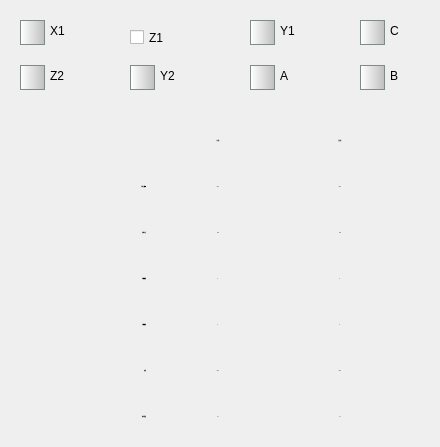
     <widget class="QWidget" name="tabPortCustomize_2">
      <attribute name="title">
       <string>伺服</string>
      </attribute>
      <widget class="QCheckBox" name="cb1_9">
       <property name="geometry">
        <rect>
         <x>130</x>
         <y>20</y>
         <width>70</width>
         <height>35</height>
        </rect>
       </property>
       <property name="minimumSize">
        <size>
         <width>70</width>
         <height>35</height>
        </size>
       </property>
       <property name="maximumSize">
        <size>
         <width>70</width>
         <height>35</height>
        </size>
       </property>
       <property name="styleSheet">
        <string notr="true"/>
       </property>
       <property name="text">
        <string>Z1</string>
       </property>
       <property name="iconSize">
        <size>
         <width>10</width>
         <height>10</height>
        </size>
       </property>
      </widget>
      <widget class="QCheckBox" name="cb1_10">
       <property name="geometry">
        <rect>
         <x>250</x>
         <y>20</y>
         <width>25</width>
         <height>25</height>
        </rect>
       </property>
       <property name="minimumSize">
        <size>
         <width>25</width>
         <height>25</height>
        </size>
       </property>
       <property name="maximumSize">
        <size>
         <width>25</width>
         <height>25</height>
        </size>
       </property>
       <property name="styleSheet">
        <string notr="true">
QCheckBox::indicator {
		width:23px; height: 23px;
        background-color: qlineargradient(x1 : 0, y1 : 0, x2 : 1, y2 : 0,stop : 0 #FFFFFF, stop: 1 #C0C0C0); 
    }
QCheckBox::indicator:checked {
background-color: qlineargradient(x1 : 0, y1 : 0, x2 : 1, y2 : 0,stop : 0 #F8F8FF, stop: 1 #1E90FF); 
        image: url(:/images/check_mark1.png);
        border-image: none;
    }
QCheckBox{
border: 1px solid #808A87;
}</string>
       </property>
       <property name="text">
        <string/>
       </property>
       <property name="iconSize">
        <size>
         <width>10</width>
         <height>10</height>
        </size>
       </property>
      </widget>
      <widget class="QCheckBox" name="cb1_11">
       <property name="geometry">
        <rect>
         <x>130</x>
         <y>65</y>
         <width>25</width>
         <height>25</height>
        </rect>
       </property>
       <property name="minimumSize">
        <size>
         <width>25</width>
         <height>25</height>
        </size>
       </property>
       <property name="maximumSize">
        <size>
         <width>25</width>
         <height>25</height>
        </size>
       </property>
       <property name="styleSheet">
        <string notr="true">
QCheckBox::indicator {
		width:23px; height: 23px;
        background-color: qlineargradient(x1 : 0, y1 : 0, x2 : 1, y2 : 0,stop : 0 #FFFFFF, stop: 1 #C0C0C0); 
    }
QCheckBox::indicator:checked {
background-color: qlineargradient(x1 : 0, y1 : 0, x2 : 1, y2 : 0,stop : 0 #F8F8FF, stop: 1 #1E90FF); 
        image: url(:/images/check_mark1.png);
        border-image: none;
    }
QCheckBox{
border: 1px solid #808A87;
}</string>
       </property>
       <property name="text">
        <string/>
       </property>
       <property name="iconSize">
        <size>
         <width>10</width>
         <height>10</height>
        </size>
       </property>
      </widget>
      <widget class="QWidget" name="gridLayoutWidget_28">
       <property name="geometry">
        <rect>
         <x>10</x>
         <y>120</y>
         <width>397</width>
         <height>318</height>
        </rect>
       </property>
       <layout class="QGridLayout" name="gridLayout_28" rowstretch="0,0,0,0,0,0,0" columnstretch="0,0,0">
        <item row="5" column="0">
         <widget class="QLabel" name="label_428">
          <property name="minimumSize">
           <size>
            <width>120</width>
            <height>40</height>
           </size>
          </property>
          <property name="maximumSize">
           <size>
            <width>120</width>
            <height>40</height>
           </size>
          </property>
          <property name="font">
           <font>
            <family>SimSun</family>
            <pointsize>-1</pointsize>
           </font>
          </property>
          <property name="autoFillBackground">
           <bool>false</bool>
          </property>
          <property name="frameShadow">
           <enum>QFrame::Plain</enum>
          </property>
          <property name="text">
           <string>转矩</string>
          </property>
          <property name="scaledContents">
           <bool>true</bool>
          </property>
          <property name="alignment">
           <set>Qt::AlignRight|Qt::AlignTrailing|Qt::AlignVCenter</set>
          </property>
         </widget>
        </item>
        <item row="0" column="1">
         <widget class="QLabel" name="label_429">
          <property name="minimumSize">
           <size>
            <width>100</width>
            <height>40</height>
           </size>
          </property>
          <property name="maximumSize">
           <size>
            <width>100</width>
            <height>40</height>
           </size>
          </property>
          <property name="font">
           <font>
            <family>SimSun</family>
            <pointsize>-1</pointsize>
           </font>
          </property>
          <property name="frameShadow">
           <enum>QFrame::Plain</enum>
          </property>
          <property name="text">
           <string>实时值</string>
          </property>
          <property name="alignment">
           <set>Qt::AlignCenter</set>
          </property>
         </widget>
        </item>
        <item row="1" column="0">
         <widget class="QLabel" name="label_430">
          <property name="minimumSize">
           <size>
            <width>120</width>
            <height>40</height>
           </size>
          </property>
          <property name="maximumSize">
           <size>
            <width>120</width>
            <height>40</height>
           </size>
          </property>
          <property name="font">
           <font>
            <family>SimSun</family>
            <pointsize>-1</pointsize>
           </font>
          </property>
          <property name="autoFillBackground">
           <bool>false</bool>
          </property>
          <property name="frameShadow">
           <enum>QFrame::Plain</enum>
          </property>
          <property name="text">
           <string>平均负载率</string>
          </property>
          <property name="scaledContents">
           <bool>true</bool>
          </property>
          <property name="alignment">
           <set>Qt::AlignRight|Qt::AlignTrailing|Qt::AlignVCenter</set>
          </property>
         </widget>
        </item>
        <item row="4" column="0">
         <widget class="QLabel" name="label_431">
          <property name="minimumSize">
           <size>
            <width>120</width>
            <height>40</height>
           </size>
          </property>
          <property name="maximumSize">
           <size>
            <width>120</width>
            <height>40</height>
           </size>
          </property>
          <property name="font">
           <font>
            <family>SimSun</family>
            <pointsize>-1</pointsize>
           </font>
          </property>
          <property name="autoFillBackground">
           <bool>false</bool>
          </property>
          <property name="frameShadow">
           <enum>QFrame::Plain</enum>
          </property>
          <property name="text">
           <string>多圈数据</string>
          </property>
          <property name="scaledContents">
           <bool>true</bool>
          </property>
          <property name="alignment">
           <set>Qt::AlignRight|Qt::AlignTrailing|Qt::AlignVCenter</set>
          </property>
         </widget>
        </item>
        <item row="6" column="0">
         <widget class="QLabel" name="label_432">
          <property name="minimumSize">
           <size>
            <width>120</width>
            <height>40</height>
           </size>
          </property>
          <property name="maximumSize">
           <size>
            <width>120</width>
            <height>40</height>
           </size>
          </property>
          <property name="font">
           <font>
            <family>SimSun</family>
            <pointsize>-1</pointsize>
           </font>
          </property>
          <property name="autoFillBackground">
           <bool>false</bool>
          </property>
          <property name="frameShadow">
           <enum>QFrame::Plain</enum>
          </property>
          <property name="text">
           <string>驱动温度</string>
          </property>
          <property name="scaledContents">
           <bool>true</bool>
          </property>
          <property name="alignment">
           <set>Qt::AlignRight|Qt::AlignTrailing|Qt::AlignVCenter</set>
          </property>
         </widget>
        </item>
        <item row="2" column="0">
         <widget class="QLabel" name="label_433">
          <property name="minimumSize">
           <size>
            <width>120</width>
            <height>40</height>
           </size>
          </property>
          <property name="maximumSize">
           <size>
            <width>120</width>
            <height>40</height>
           </size>
          </property>
          <property name="font">
           <font>
            <family>SimSun</family>
            <pointsize>-1</pointsize>
           </font>
          </property>
          <property name="autoFillBackground">
           <bool>false</bool>
          </property>
          <property name="frameShadow">
           <enum>QFrame::Plain</enum>
          </property>
          <property name="text">
           <string>母线电压</string>
          </property>
          <property name="scaledContents">
           <bool>true</bool>
          </property>
          <property name="alignment">
           <set>Qt::AlignRight|Qt::AlignTrailing|Qt::AlignVCenter</set>
          </property>
         </widget>
        </item>
        <item row="3" column="0">
         <widget class="QLabel" name="label_434">
          <property name="minimumSize">
           <size>
            <width>120</width>
            <height>40</height>
           </size>
          </property>
          <property name="maximumSize">
           <size>
            <width>120</width>
            <height>40</height>
           </size>
          </property>
          <property name="font">
           <font>
            <family>SimSun</family>
            <pointsize>-1</pointsize>
           </font>
          </property>
          <property name="autoFillBackground">
           <bool>false</bool>
          </property>
          <property name="frameShadow">
           <enum>QFrame::Plain</enum>
          </property>
          <property name="text">
           <string>单圈数据</string>
          </property>
          <property name="scaledContents">
           <bool>true</bool>
          </property>
          <property name="alignment">
           <set>Qt::AlignRight|Qt::AlignTrailing|Qt::AlignVCenter</set>
          </property>
         </widget>
        </item>
        <item row="0" column="2">
         <widget class="QLabel" name="label_435">
          <property name="minimumSize">
           <size>
            <width>100</width>
            <height>40</height>
           </size>
          </property>
          <property name="maximumSize">
           <size>
            <width>100</width>
            <height>40</height>
           </size>
          </property>
          <property name="font">
           <font>
            <family>SimSun</family>
            <pointsize>-1</pointsize>
           </font>
          </property>
          <property name="frameShadow">
           <enum>QFrame::Plain</enum>
          </property>
          <property name="text">
           <string>最大值</string>
          </property>
          <property name="alignment">
           <set>Qt::AlignCenter</set>
          </property>
         </widget>
        </item>
        <item row="1" column="1">
         <widget class="QLabel" name="label_436">
          <property name="minimumSize">
           <size>
            <width>100</width>
            <height>40</height>
           </size>
          </property>
          <property name="maximumSize">
           <size>
            <width>100</width>
            <height>40</height>
           </size>
          </property>
          <property name="font">
           <font>
            <family>SimSun</family>
            <pointsize>-1</pointsize>
           </font>
          </property>
          <property name="frameShadow">
           <enum>QFrame::Plain</enum>
          </property>
          <property name="text">
           <string>0.0%</string>
          </property>
          <property name="alignment">
           <set>Qt::AlignCenter</set>
          </property>
         </widget>
        </item>
        <item row="1" column="2">
         <widget class="QLabel" name="label_437">
          <property name="minimumSize">
           <size>
            <width>100</width>
            <height>40</height>
           </size>
          </property>
          <property name="maximumSize">
           <size>
            <width>100</width>
            <height>40</height>
           </size>
          </property>
          <property name="font">
           <font>
            <family>SimSun</family>
            <pointsize>-1</pointsize>
           </font>
          </property>
          <property name="frameShadow">
           <enum>QFrame::Plain</enum>
          </property>
          <property name="text">
           <string>0.0%</string>
          </property>
          <property name="alignment">
           <set>Qt::AlignCenter</set>
          </property>
         </widget>
        </item>
        <item row="5" column="1">
         <widget class="QLabel" name="label_438">
          <property name="minimumSize">
           <size>
            <width>100</width>
            <height>40</height>
           </size>
          </property>
          <property name="maximumSize">
           <size>
            <width>100</width>
            <height>40</height>
           </size>
          </property>
          <property name="font">
           <font>
            <family>SimSun</family>
            <pointsize>-1</pointsize>
           </font>
          </property>
          <property name="frameShadow">
           <enum>QFrame::Plain</enum>
          </property>
          <property name="text">
           <string>0.0%</string>
          </property>
          <property name="alignment">
           <set>Qt::AlignCenter</set>
          </property>
         </widget>
        </item>
        <item row="5" column="2">
         <widget class="QLabel" name="label_439">
          <property name="minimumSize">
           <size>
            <width>100</width>
            <height>40</height>
           </size>
          </property>
          <property name="maximumSize">
           <size>
            <width>100</width>
            <height>40</height>
           </size>
          </property>
          <property name="font">
           <font>
            <family>SimSun</family>
            <pointsize>-1</pointsize>
           </font>
          </property>
          <property name="frameShadow">
           <enum>QFrame::Plain</enum>
          </property>
          <property name="text">
           <string>0.0%</string>
          </property>
          <property name="alignment">
           <set>Qt::AlignCenter</set>
          </property>
         </widget>
        </item>
        <item row="2" column="1">
         <widget class="QLabel" name="label_440">
          <property name="minimumSize">
           <size>
            <width>100</width>
            <height>40</height>
           </size>
          </property>
          <property name="maximumSize">
           <size>
            <width>100</width>
            <height>40</height>
           </size>
          </property>
          <property name="font">
           <font>
            <family>SimSun</family>
            <pointsize>-1</pointsize>
           </font>
          </property>
          <property name="frameShadow">
           <enum>QFrame::Plain</enum>
          </property>
          <property name="text">
           <string>0.0V</string>
          </property>
          <property name="alignment">
           <set>Qt::AlignCenter</set>
          </property>
         </widget>
        </item>
        <item row="2" column="2">
         <widget class="QLabel" name="label_441">
          <property name="minimumSize">
           <size>
            <width>100</width>
            <height>40</height>
           </size>
          </property>
          <property name="maximumSize">
           <size>
            <width>100</width>
            <height>40</height>
           </size>
          </property>
          <property name="font">
           <font>
            <family>SimSun</family>
            <pointsize>-1</pointsize>
           </font>
          </property>
          <property name="frameShadow">
           <enum>QFrame::Plain</enum>
          </property>
          <property name="text">
           <string>0.0V</string>
          </property>
          <property name="alignment">
           <set>Qt::AlignCenter</set>
          </property>
         </widget>
        </item>
        <item row="6" column="1">
         <widget class="QLabel" name="label_442">
          <property name="minimumSize">
           <size>
            <width>100</width>
            <height>40</height>
           </size>
          </property>
          <property name="maximumSize">
           <size>
            <width>100</width>
            <height>40</height>
           </size>
          </property>
          <property name="font">
           <font>
            <family>SimSun</family>
            <pointsize>-1</pointsize>
           </font>
          </property>
          <property name="frameShadow">
           <enum>QFrame::Plain</enum>
          </property>
          <property name="text">
           <string>0℃</string>
          </property>
          <property name="alignment">
           <set>Qt::AlignCenter</set>
          </property>
         </widget>
        </item>
        <item row="6" column="2">
         <widget class="QLabel" name="label_443">
          <property name="minimumSize">
           <size>
            <width>100</width>
            <height>40</height>
           </size>
          </property>
          <property name="maximumSize">
           <size>
            <width>100</width>
            <height>40</height>
           </size>
          </property>
          <property name="font">
           <font>
            <family>SimSun</family>
            <pointsize>-1</pointsize>
           </font>
          </property>
          <property name="frameShadow">
           <enum>QFrame::Plain</enum>
          </property>
          <property name="text">
           <string>0℃</string>
          </property>
          <property name="alignment">
           <set>Qt::AlignCenter</set>
          </property>
         </widget>
        </item>
        <item row="3" column="1">
         <widget class="QLabel" name="label_444">
          <property name="minimumSize">
           <size>
            <width>100</width>
            <height>40</height>
           </size>
          </property>
          <property name="maximumSize">
           <size>
            <width>100</width>
            <height>40</height>
           </size>
          </property>
          <property name="font">
           <font>
            <family>SimSun</family>
            <pointsize>-1</pointsize>
           </font>
          </property>
          <property name="frameShadow">
           <enum>QFrame::Plain</enum>
          </property>
          <property name="text">
           <string>0</string>
          </property>
          <property name="alignment">
           <set>Qt::AlignCenter</set>
          </property>
         </widget>
        </item>
        <item row="3" column="2">
         <widget class="QLabel" name="label_445">
          <property name="minimumSize">
           <size>
            <width>100</width>
            <height>40</height>
           </size>
          </property>
          <property name="maximumSize">
           <size>
            <width>100</width>
            <height>40</height>
           </size>
          </property>
          <property name="font">
           <font>
            <family>SimSun</family>
            <pointsize>-1</pointsize>
           </font>
          </property>
          <property name="frameShadow">
           <enum>QFrame::Plain</enum>
          </property>
          <property name="text">
           <string>0</string>
          </property>
          <property name="alignment">
           <set>Qt::AlignCenter</set>
          </property>
         </widget>
        </item>
        <item row="4" column="1">
         <widget class="QLabel" name="label_446">
          <property name="minimumSize">
           <size>
            <width>100</width>
            <height>40</height>
           </size>
          </property>
          <property name="maximumSize">
           <size>
            <width>100</width>
            <height>40</height>
           </size>
          </property>
          <property name="font">
           <font>
            <family>SimSun</family>
            <pointsize>-1</pointsize>
           </font>
          </property>
          <property name="frameShadow">
           <enum>QFrame::Plain</enum>
          </property>
          <property name="text">
           <string>0</string>
          </property>
          <property name="alignment">
           <set>Qt::AlignCenter</set>
          </property>
         </widget>
        </item>
        <item row="4" column="2">
         <widget class="QLabel" name="label_447">
          <property name="minimumSize">
           <size>
            <width>100</width>
            <height>40</height>
           </size>
          </property>
          <property name="maximumSize">
           <size>
            <width>100</width>
            <height>40</height>
           </size>
          </property>
          <property name="font">
           <font>
            <family>SimSun</family>
            <pointsize>-1</pointsize>
           </font>
          </property>
          <property name="frameShadow">
           <enum>QFrame::Plain</enum>
          </property>
          <property name="text">
           <string>0</string>
          </property>
          <property name="alignment">
           <set>Qt::AlignCenter</set>
          </property>
         </widget>
        </item>
       </layout>
      </widget>
      <widget class="QLabel" name="label_14">
       <property name="geometry">
        <rect>
         <x>280</x>
         <y>15</y>
         <width>41</width>
         <height>31</height>
        </rect>
       </property>
       <property name="text">
        <string>Y1</string>
       </property>
      </widget>
      <widget class="QLabel" name="label_15">
       <property name="geometry">
        <rect>
         <x>160</x>
         <y>60</y>
         <width>41</width>
         <height>31</height>
        </rect>
       </property>
       <property name="text">
        <string>Y2</string>
       </property>
      </widget>
      <widget class="QCheckBox" name="cb1_12">
       <property name="geometry">
        <rect>
         <x>20</x>
         <y>65</y>
         <width>25</width>
         <height>25</height>
        </rect>
       </property>
       <property name="minimumSize">
        <size>
         <width>25</width>
         <height>25</height>
        </size>
       </property>
       <property name="maximumSize">
        <size>
         <width>25</width>
         <height>25</height>
        </size>
       </property>
       <property name="styleSheet">
        <string notr="true">
QCheckBox::indicator {
		width:23px; height: 23px;
        background-color: qlineargradient(x1 : 0, y1 : 0, x2 : 1, y2 : 0,stop : 0 #FFFFFF, stop: 1 #C0C0C0); 
    }
QCheckBox::indicator:checked {
background-color: qlineargradient(x1 : 0, y1 : 0, x2 : 1, y2 : 0,stop : 0 #F8F8FF, stop: 1 #1E90FF); 
        image: url(:/images/check_mark1.png);
        border-image: none;
    }
QCheckBox{
border: 1px solid #808A87;
}</string>
       </property>
       <property name="text">
        <string/>
       </property>
       <property name="iconSize">
        <size>
         <width>10</width>
         <height>10</height>
        </size>
       </property>
      </widget>
      <widget class="QCheckBox" name="cb1_13">
       <property name="geometry">
        <rect>
         <x>250</x>
         <y>65</y>
         <width>25</width>
         <height>25</height>
        </rect>
       </property>
       <property name="minimumSize">
        <size>
         <width>25</width>
         <height>25</height>
        </size>
       </property>
       <property name="maximumSize">
        <size>
         <width>25</width>
         <height>25</height>
        </size>
       </property>
       <property name="styleSheet">
        <string notr="true">
QCheckBox::indicator {
		width:23px; height: 23px;
        background-color: qlineargradient(x1 : 0, y1 : 0, x2 : 1, y2 : 0,stop : 0 #FFFFFF, stop: 1 #C0C0C0); 
    }
QCheckBox::indicator:checked {
background-color: qlineargradient(x1 : 0, y1 : 0, x2 : 1, y2 : 0,stop : 0 #F8F8FF, stop: 1 #1E90FF); 
        image: url(:/images/check_mark1.png);
        border-image: none;
    }
QCheckBox{
border: 1px solid #808A87;
}</string>
       </property>
       <property name="text">
        <string/>
       </property>
       <property name="iconSize">
        <size>
         <width>10</width>
         <height>10</height>
        </size>
       </property>
      </widget>
      <widget class="QCheckBox" name="cb1_14">
       <property name="geometry">
        <rect>
         <x>360</x>
         <y>65</y>
         <width>25</width>
         <height>25</height>
        </rect>
       </property>
       <property name="minimumSize">
        <size>
         <width>25</width>
         <height>25</height>
        </size>
       </property>
       <property name="maximumSize">
        <size>
         <width>25</width>
         <height>25</height>
        </size>
       </property>
       <property name="styleSheet">
        <string notr="true">
QCheckBox::indicator {
		width:23px; height: 23px;
        background-color: qlineargradient(x1 : 0, y1 : 0, x2 : 1, y2 : 0,stop : 0 #FFFFFF, stop: 1 #C0C0C0); 
    }
QCheckBox::indicator:checked {
background-color: qlineargradient(x1 : 0, y1 : 0, x2 : 1, y2 : 0,stop : 0 #F8F8FF, stop: 1 #1E90FF); 
        image: url(:/images/check_mark1.png);
        border-image: none;
    }
QCheckBox{
border: 1px solid #808A87;
}</string>
       </property>
       <property name="text">
        <string/>
       </property>
       <property name="iconSize">
        <size>
         <width>10</width>
         <height>10</height>
        </size>
       </property>
      </widget>
      <widget class="QLabel" name="label_16">
       <property name="geometry">
        <rect>
         <x>390</x>
         <y>60</y>
         <width>41</width>
         <height>31</height>
        </rect>
       </property>
       <property name="text">
        <string>B</string>
       </property>
      </widget>
      <widget class="QCheckBox" name="cb1_15">
       <property name="geometry">
        <rect>
         <x>20</x>
         <y>20</y>
         <width>25</width>
         <height>25</height>
        </rect>
       </property>
       <property name="minimumSize">
        <size>
         <width>25</width>
         <height>25</height>
        </size>
       </property>
       <property name="maximumSize">
        <size>
         <width>25</width>
         <height>25</height>
        </size>
       </property>
       <property name="styleSheet">
        <string notr="true">
QCheckBox::indicator {
		width:23px; height: 23px;
        background-color: qlineargradient(x1 : 0, y1 : 0, x2 : 1, y2 : 0,stop : 0 #FFFFFF, stop: 1 #C0C0C0); 
    }
QCheckBox::indicator:checked {
background-color: qlineargradient(x1 : 0, y1 : 0, x2 : 1, y2 : 0,stop : 0 #F8F8FF, stop: 1 #1E90FF); 
        image: url(:/images/check_mark1.png);
        border-image: none;
    }
QCheckBox{
border: 1px solid #808A87;
}</string>
       </property>
       <property name="text">
        <string/>
       </property>
       <property name="iconSize">
        <size>
         <width>10</width>
         <height>10</height>
        </size>
       </property>
      </widget>
      <widget class="QLabel" name="label_17">
       <property name="geometry">
        <rect>
         <x>50</x>
         <y>15</y>
         <width>41</width>
         <height>31</height>
        </rect>
       </property>
       <property name="text">
        <string>X1</string>
       </property>
      </widget>
      <widget class="QLabel" name="label_18">
       <property name="geometry">
        <rect>
         <x>280</x>
         <y>60</y>
         <width>41</width>
         <height>31</height>
        </rect>
       </property>
       <property name="text">
        <string>A</string>
       </property>
      </widget>
      <widget class="QLabel" name="label_19">
       <property name="geometry">
        <rect>
         <x>390</x>
         <y>15</y>
         <width>41</width>
         <height>31</height>
        </rect>
       </property>
       <property name="text">
        <string>C</string>
       </property>
      </widget>
      <widget class="QCheckBox" name="cb1_16">
       <property name="geometry">
        <rect>
         <x>360</x>
         <y>20</y>
         <width>25</width>
         <height>25</height>
        </rect>
       </property>
       <property name="minimumSize">
        <size>
         <width>25</width>
         <height>25</height>
        </size>
       </property>
       <property name="maximumSize">
        <size>
         <width>25</width>
         <height>25</height>
        </size>
       </property>
       <property name="styleSheet">
        <string notr="true">
QCheckBox::indicator {
		width:23px; height: 23px;
        background-color: qlineargradient(x1 : 0, y1 : 0, x2 : 1, y2 : 0,stop : 0 #FFFFFF, stop: 1 #C0C0C0); 
    }
QCheckBox::indicator:checked {
background-color: qlineargradient(x1 : 0, y1 : 0, x2 : 1, y2 : 0,stop : 0 #F8F8FF, stop: 1 #1E90FF); 
        image: url(:/images/check_mark1.png);
        border-image: none;
    }
QCheckBox{
border: 1px solid #808A87;
}</string>
       </property>
       <property name="text">
        <string/>
       </property>
       <property name="iconSize">
        <size>
         <width>10</width>
         <height>10</height>
        </size>
       </property>
      </widget>
      <widget class="QLabel" name="label_21">
       <property name="geometry">
        <rect>
         <x>50</x>
         <y>60</y>
         <width>41</width>
         <height>31</height>
        </rect>
       </property>
       <property name="text">
        <string>Z2</string>
       </property>
      </widget>
     </widget>
